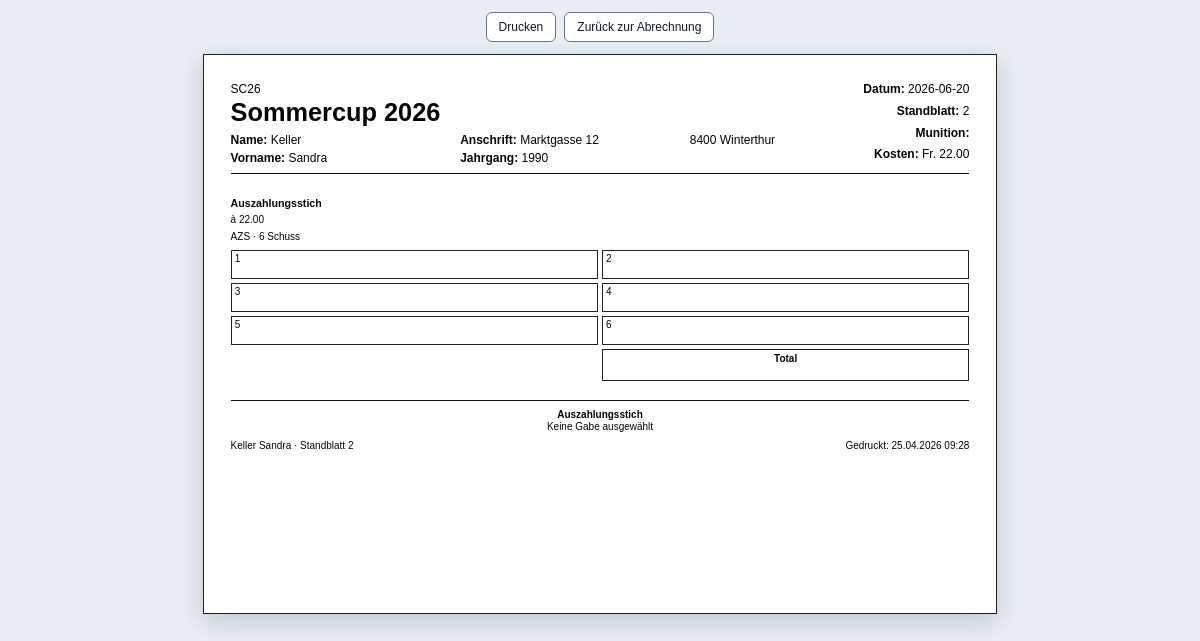
Screenshot of /anlass/2/loesen/2/abrechnen/druck (signed in) with the database file from the repository.
### tables this page shows
CREATE TABLE anlass (
    id INT UNSIGNED AUTO_INCREMENT PRIMARY KEY,
    fk_adress_id_creator INT UNSIGNED NULL,
    fk_adress_id_modifier INT UNSIGNED NULL,
    name_anlass VARCHAR(190) NOT NULL,
    shortname_anlass VARCHAR(100) NULL,
    start_anlass DATE NULL,
    end_anlass DATE NULL,
    created_by_user_id INT UNSIGNED NULL,
    created_at TIMESTAMP NOT NULL DEFAULT CURRENT_TIMESTAMP,
    updated_by_user_id INT UNSIGNED NULL,
    updated_at TIMESTAMP NOT NULL DEFAULT CURRENT_TIMESTAMP ON UPDATE CURRENT_TIMESTAMP,
    CONSTRAINT fk_anlass_adress_creator
        FOREIGN KEY (fk_adress_id_creator) REFERENCES adressen(id)
        ON DELETE SET NULL,
    CONSTRAINT fk_anlass_adress_modifier
        FOREIGN KEY (fk_adress_id_modifier) REFERENCES adressen(id)
        ON DELETE SET NULL,
    CONSTRAINT fk_anlass_created_by
        FOREIGN KEY (created_by_user_id) REFERENCES users(id)
        ON DELETE SET NULL,
    CONSTRAINT fk_anlass_updated_by
        FOREIGN KEY (updated_by_user_id) REFERENCES users(id)
        ON DELETE SET NULL
);

CREATE TABLE adressen (
    id INT UNSIGNED AUTO_INCREMENT PRIMARY KEY,
    creator_adress_id INT UNSIGNED NULL,
    modifier_adress_id INT UNSIGNED NULL,
    anrede VARCHAR(50) NULL,
    firmen_anrede VARCHAR(100) NULL,
    nachname VARCHAR(150) NOT NULL,
    vorname VARCHAR(150) NULL,
    zusatz VARCHAR(150) NULL,
    strasse VARCHAR(190) NULL,
    postfach VARCHAR(100) NULL,
    nation VARCHAR(100) NULL,
    plz_id INT UNSIGNED NULL,
    telefon VARCHAR(50) NULL,
    email VARCHAR(190) NULL,
    notiz TEXT NULL,
    geburtsdatum DATE NULL,
    lizenz VARCHAR(100) NULL,
    passwort VARCHAR(255) NULL,
    created_by_user_id INT UNSIGNED NULL,
    created_at TIMESTAMP NOT NULL DEFAULT CURRENT_TIMESTAMP,
    updated_by_user_id INT UNSIGNED NULL,
    updated_at TIMESTAMP NOT NULL DEFAULT CURRENT_TIMESTAMP ON UPDATE CURRENT_TIMESTAMP,
    CONSTRAINT fk_adressen_creator_adress
        FOREIGN KEY (creator_adress_id) REFERENCES adressen(id)
        ON DELETE SET NULL,
    CONSTRAINT fk_adressen_modifier_adress
        FOREIGN KEY (modifier_adress_id) REFERENCES adressen(id)
        ON DELETE SET NULL,
    CONSTRAINT fk_adressen_plz
        FOREIGN KEY (plz_id) REFERENCES plz(id)
        ON DELETE SET NULL,
    CONSTRAINT fk_adressen_created_by
        FOREIGN KEY (created_by_user_id) REFERENCES users(id)
        ON DELETE SET NULL,
    CONSTRAINT fk_adressen_updated_by
        FOREIGN KEY (updated_by_user_id) REFERENCES users(id)
        ON DELETE SET NULL
);

CREATE TABLE plz (
    id INT UNSIGNED AUTO_INCREMENT PRIMARY KEY,
    ortschaftsname VARCHAR(150) NOT NULL,
    plz4 CHAR(4) NOT NULL,
    zusatzziffer VARCHAR(10) NULL,
    zip_id VARCHAR(20) NULL,
    gemeindename VARCHAR(150) NULL,
    bfs_nr VARCHAR(20) NULL,
    kantonskuerzel VARCHAR(10) NULL,
    adressenanteil DECIMAL(5,2) NULL,
    e DECIMAL(10,3) NULL,
    n DECIMAL(10,3) NULL,
    ist_eintrag_aktiv TINYINT(1) NOT NULL DEFAULT 1,
    sprache VARCHAR(10) NULL,
    validity_from DATE NULL,
    validity_to DATE NULL
);

CREATE TABLE standblatt (
    id INT UNSIGNED AUTO_INCREMENT PRIMARY KEY,
    id_anlass INT UNSIGNED NOT NULL,
    id_adresse INT UNSIGNED NOT NULL,
    datum DATE NULL,
    kosten DECIMAL(10,2) NULL,
    gaben_geprueft TINYINT(1) NOT NULL DEFAULT 0,
    created_by_user_id INT UNSIGNED NULL,
    created_at TIMESTAMP NOT NULL DEFAULT CURRENT_TIMESTAMP,
    updated_by_user_id INT UNSIGNED NULL,
    updated_at TIMESTAMP NOT NULL DEFAULT CURRENT_TIMESTAMP ON UPDATE CURRENT_TIMESTAMP,
    CONSTRAINT fk_standblatt_anlass
        FOREIGN KEY (id_anlass) REFERENCES anlass(id)
        ON DELETE CASCADE,
    CONSTRAINT fk_standblatt_adresse
        FOREIGN KEY (id_adresse) REFERENCES adressen(id)
        ON DELETE RESTRICT,
    CONSTRAINT fk_standblatt_created_by
        FOREIGN KEY (created_by_user_id) REFERENCES users(id)
        ON DELETE SET NULL,
    CONSTRAINT fk_standblatt_updated_by
        FOREIGN KEY (updated_by_user_id) REFERENCES users(id)
        ON DELETE SET NULL
);

CREATE TABLE standblatt_stich (
    id INT UNSIGNED AUTO_INCREMENT PRIMARY KEY,
    id_standblatt INT UNSIGNED NOT NULL,
    id_stich INT UNSIGNED NOT NULL,
    anzahl_stiche INT UNSIGNED NOT NULL DEFAULT 0,
    created_by_user_id INT UNSIGNED NULL,
    created_at TIMESTAMP NOT NULL DEFAULT CURRENT_TIMESTAMP,
    updated_by_user_id INT UNSIGNED NULL,
    updated_at TIMESTAMP NOT NULL DEFAULT CURRENT_TIMESTAMP ON UPDATE CURRENT_TIMESTAMP,
    CONSTRAINT fk_standblatt_stich_standblatt
        FOREIGN KEY (id_standblatt) REFERENCES standblatt(id)
        ON DELETE CASCADE,
    CONSTRAINT fk_standblatt_stich_stich
        FOREIGN KEY (id_stich) REFERENCES stich(id)
        ON DELETE CASCADE,
    CONSTRAINT fk_standblatt_stich_created_by
        FOREIGN KEY (created_by_user_id) REFERENCES users(id)
        ON DELETE SET NULL,
    CONSTRAINT fk_standblatt_stich_updated_by
        FOREIGN KEY (updated_by_user_id) REFERENCES users(id)
        ON DELETE SET NULL,
    UNIQUE KEY uq_standblatt_stich (id_standblatt, id_stich)
);

CREATE TABLE stich (
    id INT UNSIGNED AUTO_INCREMENT PRIMARY KEY,
    id_anlass INT UNSIGNED NOT NULL,
    id_disziplin INT UNSIGNED NULL,
    name VARCHAR(150) NOT NULL,
    short_name VARCHAR(50) NULL,
    anzeige_id VARCHAR(50) NULL,
    scheibe VARCHAR(50) NULL,
    wertigkeit DECIMAL(10,2) NULL,
    anzahl_schuss SMALLINT UNSIGNED NULL,
    anzahl_passen SMALLINT UNSIGNED NULL,
    preis DECIMAL(10,2) NULL,
    verbindung VARCHAR(100) NULL,
    created_by_user_id INT UNSIGNED NULL,
    created_at TIMESTAMP NOT NULL DEFAULT CURRENT_TIMESTAMP,
    updated_by_user_id INT UNSIGNED NULL,
    updated_at TIMESTAMP NOT NULL DEFAULT CURRENT_TIMESTAMP ON UPDATE CURRENT_TIMESTAMP,
    CONSTRAINT fk_stich_anlass
        FOREIGN KEY (id_anlass) REFERENCES anlass(id)
        ON DELETE CASCADE,
    CONSTRAINT fk_stich_created_by
        FOREIGN KEY (created_by_user_id) REFERENCES users(id)
        ON DELETE SET NULL,
    CONSTRAINT fk_stich_updated_by
        FOREIGN KEY (updated_by_user_id) REFERENCES users(id)
        ON DELETE SET NULL
);

### app/Views/abrechnen/abrechnenPrint.php (the view, shortened to what the rows shown need)
<?php
$anlassId = (int) $anlass['id'];
$standblattId = (int) $standblatt['id'];
$name = trim((string) (($adresse['nachname'] ?? '') . ' ' . ($adresse['vorname'] ?? '')));
$vorname = trim((string) ($adresse['vorname'] ?? ''));
$nachname = trim((string) ($adresse['nachname'] ?? ''));
$ort = trim((string) (($adresse['plz4'] ?? '') . ' ' . ($adresse['ortschaftsname'] ?? '')));
$geburtsjahr = '';
if (!empty($adresse['geburtsdatum'])) {
    $geburtsjahr = substr((string) $adresse['geburtsdatum'], 0, 4);
}
$kosten = (float) ($standblatt['kosten'] ?? 0);
$rows = (array) ($auswertung['rows'] ?? []);
$gabenVergleich = (array) ($gabenVergleich ?? []);
$formatMoney = static fn (float $value): string => number_format($value, 2, '.', "'");
$printGroups = [];
foreach ($rows as $row) {
    $anzahlSchuss = max(1, (int) ($row['anzahl_schuss'] ?? count((array) ($row['schuesse'] ?? [])) ?: 1));
    $anzahlStiche = max(1, (int) ($row['anzahl_stiche'] ?? 1));
    $columns = max(1, min(4, (int) ceil($anzahlSchuss / 5)));
    $schuesse = array_values((array) ($row['schuesse'] ?? []));
    for ($groupIndex = 0; $groupIndex < $anzahlStiche; $groupIndex++) {
        $groupSchuesse = array_slice($schuesse, $groupIndex * $anzahlSchuss, $anzahlSchuss);
        $groupTotal = array_sum(array_map(static fn (array $schuss): float => (float) ($schuss['primaerwertung'] ?? 0), $groupSchuesse));
        $printGroups[] = [
            'name' => (string) ($row['bezeichnung'] ?? 'Stich'),
            'short_name' => (string) ($row['kurzname'] ?? ''),
            'preis' => (float) ($row['preis'] ?? 0),
            'schuss' => $anzahlSchuss,
            'columns' => $columns,
            'werte' => $groupSchuesse,
            'total' => $groupTotal,
        ];
    }
}
?>
<!DOCTYPE html>
<html lang="de">
<head>
</head>
<body>
    <div class="screen-actions">
        <button type="button" onclick="window.print()">Drucken</button>
        <a href="<?= htmlspecialchars(Url::app('/anlass/' . $anlassId . '/loesen/' . $standblattId . '/abrechnen')) ?>">Zurück zur Abrechnung</a>
    </div>
    <main class="sheet">
        <header class="header">
            <div>
                <div class="club"><?= htmlspecialchars((string) (($anlass['shortname_anlass'] ?? '') ?: 'Sportschützen')) ?></div>
                <div class="title"><?= htmlspecialchars((string) $anlass['name_anlass']) ?></div>
                <div class="person-grid">
                    <div><span class="label">Name:</span> <?= htmlspecialchars($nachname) ?></div>
                    <div><span class="label">Anschrift:</span> <?= htmlspecialchars((string) ($adresse['strasse'] ?? '')) ?></div>
                    <div><?= htmlspecialchars($ort) ?></div>
                    <div><span class="label">Vorname:</span> <?= htmlspecialchars($vorname) ?></div>
                    <div><span class="label">Jahrgang:</span> <?= htmlspecialchars($geburtsjahr) ?></div>
                    <div></div>
                </div>
            </div>
            <div class="meta">
                <div><span class="label">Datum:</span> <?= htmlspecialchars((string) ($standblatt['datum'] ?: date('d.m.Y'))) ?></div>
                <div><span class="label">Standblatt:</span> <?= htmlspecialchars((string) $standblattId) ?></div>
                <div><span class="label">Munition:</span></div>
                <div><span class="label">Kosten:</span> Fr. <?= htmlspecialchars($formatMoney($kosten)) ?></div>
            </div>
        </header>
        <section class="shoot-grid">
            <?php if ($printGroups === []): ?>
                <div class="shot-group" style="grid-template-columns: 1fr;">
                    <div class="shot-cell">Keine Schussdaten</div>
                </div>
            <?php else: ?>
                <?php foreach ($printGroups as $group): ?>
                    <div
                        class="shot-group"
                        style="grid-template-columns: repeat(<?= htmlspecialchars((string) $group['columns']) ?>, minmax(0, 1fr));"
                    >
                        <div class="shot-group-title">
                            <strong><?= htmlspecialchars((string) $group['name']) ?></strong>
                            <span>à <?= htmlspecialchars($formatMoney((float) ($group['preis'] ?? 0))) ?></span>
                            <span><?= htmlspecialchars((string) $group['short_name']) ?> · <?= htmlspecialchars((string) $group['schuss']) ?> Schuss</span>
                        </div>
                        <?php for ($shot = 1; $shot <= (int) $group['schuss']; $shot++): ?>
                            <div class="shot-cell">
                                <?= htmlspecialchars((string) $shot) ?>
                            </div>
                        <?php endfor; ?>
                        <div class="total-cell" style="grid-column: <?= htmlspecialchars((string) $group['columns']) ?>;">
                            Total
                        </div>
                    </div>
                <?php endforeach; ?>
            <?php endif; ?>
        </section>
        <footer class="footer">
            <div class="awards">
                <?php if ($gabenVergleich === []): ?>
                    <div class="award">Keine Gaben hinterlegt</div>
                <?php else: ?>
                    <?php foreach ($gabenVergleich as $gruppe): ?>
                        <div class="award">
                            <strong><?= htmlspecialchars((string) $gruppe['bezeichnung']) ?></strong><br>
                            <?php $selectedGaben = array_values(array_filter((array) ($gruppe['gaben'] ?? []), static fn (array $gabe): bool => !empty($gabe['selected']))); ?>
                            <?php if ($selectedGaben === []): ?>
                                Keine Gabe ausgewählt
                            <?php endif; ?>
                        </div>
                    <?php endforeach; ?>
                <?php endif; ?>
            </div>
            <div class="print-note">
                <div><?= htmlspecialchars($name) ?> · Standblatt <?= htmlspecialchars((string) $standblattId) ?></div>
                <div>Gedruckt: <?= htmlspecialchars(date('d.m.Y H:i')) ?></div>
            </div>
        </footer>
    </main>
</body>
</html>

### app/Core/Router.php (shortened to what the rows shown need)
<?php
final class Router
{
    private array $routes = [];
    public function dispatch(string $method, string $uri): void
    {
        $path = $this->normalizePath($uri);
        foreach ($this->routes[$method] ?? [] as $route) {
            if (!preg_match($route['pattern'], $path, $matches)) {
                continue;
            }
            $params = [];
            foreach ($matches as $key => $value) {
                if (is_string($key)) {
                    $params[$key] = $value;
                }
            }
            $route['handler']($params);
            return;
        }
    }
    private function map(string $method, string $path, callable $handler): void
    {
        $normalizedPath = $this->normalizePath($path);
        $quotedPath = preg_quote($normalizedPath, '#');
        $pattern = preg_replace_callback(
            '/\\\\\{([a-zA-Z_][a-zA-Z0-9_]*)\\\\\}/',
            static fn (array $matches): string => '(?P<' . $matches[1] . '>[^/]+)',
            $quotedPath
        );
        $this->routes[$method][] = [
            'path' => $normalizedPath,
            'pattern' => '#^' . $pattern . '$#',
            'handler' => $handler,
        ];
    }
    private function normalizePath(string $path): string
    {
        $path = parse_url($path, PHP_URL_PATH) ?: '/';
        if ($path !== '/') {
            $path = rtrim($path, '/');
        }
        return $path === '' ? '/' : $path;
    }
}

### rows the page displays
anlass: shortname_anlass "SC26", name_anlass "Sommercup 2026"
adressen: nachname "Keller", strasse "Marktgasse 12", plz.ortschaftsname "8400 Winterthur", vorname "Sandra", geburtsdatum "1990", name "Keller Sandra"
standblatt: id "2", kosten "22.00"
standblatt_stich: id_stich.name "Auszahlungsstich", id_stich.preis "22.00", id_stich.short_name "AZS", id_stich.anzahl_schuss "6"
